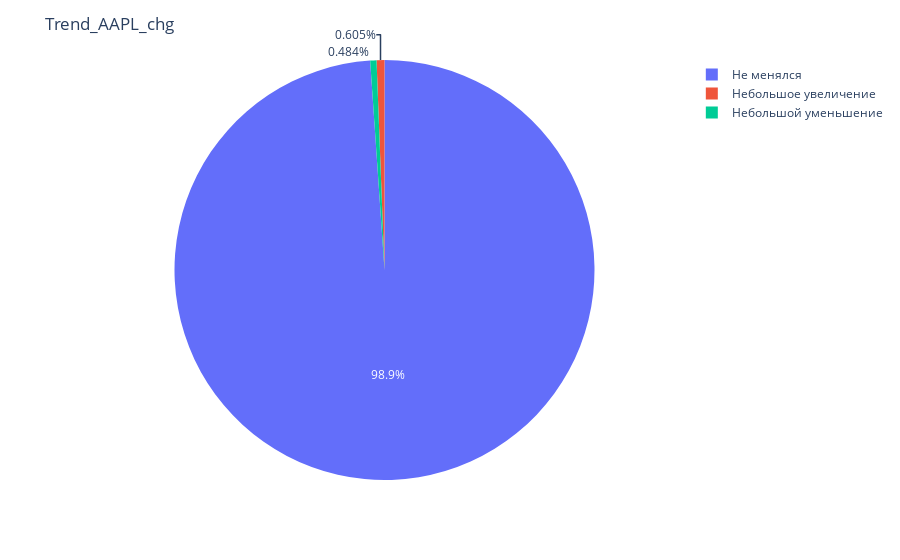
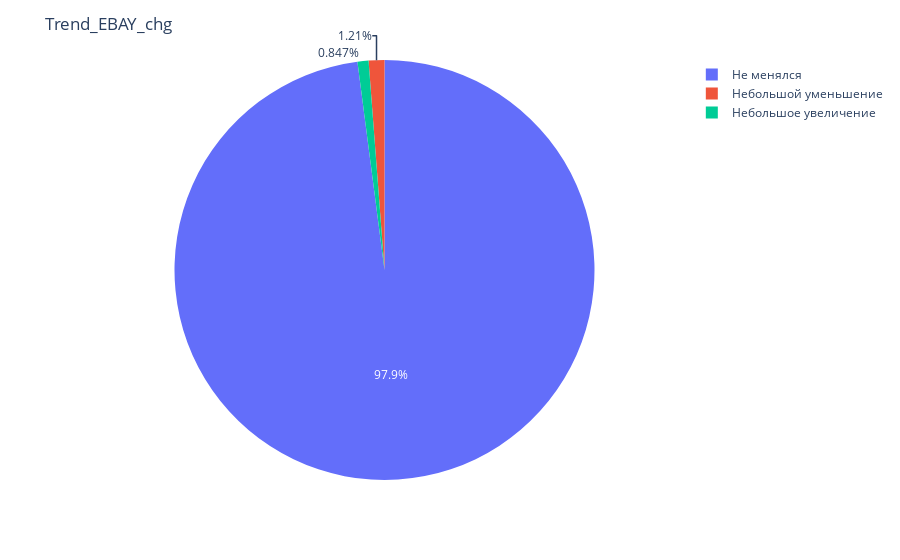
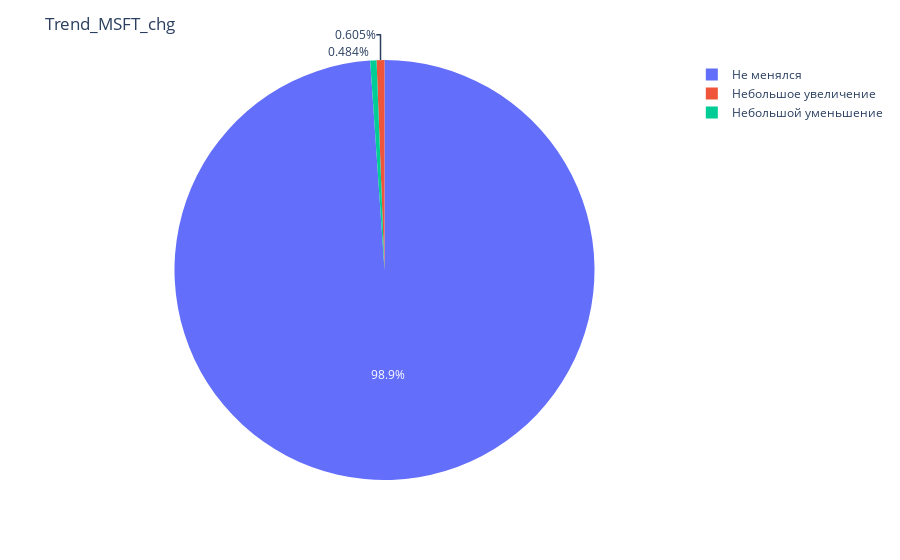
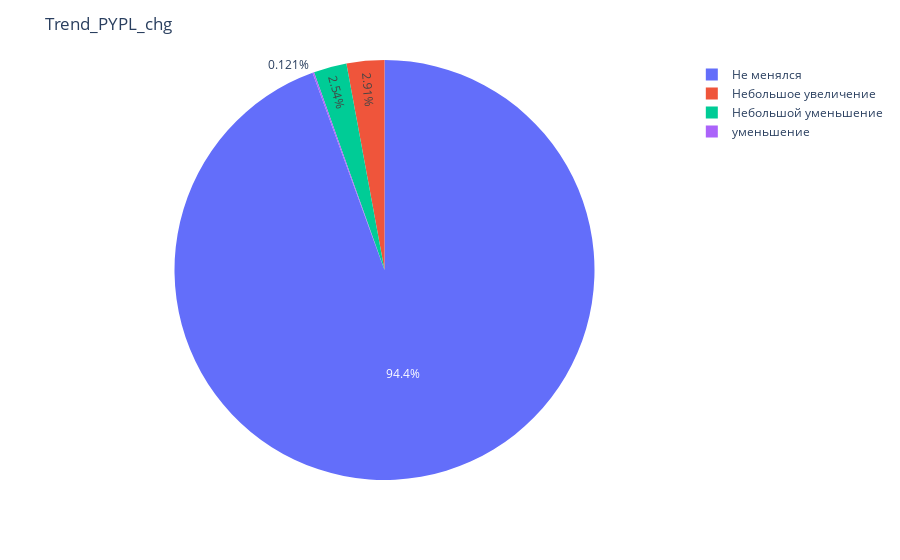

Notebook code for these charts, in order:
### Code cell
trend_columns = [col for col in stock_trend.columns if 'Trend_' in col]
ind = 0

for i in range(len(trend_columns)):
    column = trend_columns[ind]
    data_to_plot = stock_trend[column].value_counts().round(3)
    fig = px.pie(values=data_to_plot, names=data_to_plot.index)
    fig.update_layout(title=column)
    fig.show()
    ind += 1

### Figure 1 — Plotly figure (JSON) as saved in the notebook; plotly's stock layout.template omitted (floating-point values rounded to 4 significant figures)
{"data": [{"domain": {"x": [0, 1], "y": [0, 1]}, "hovertemplate": "label=%{label}<br>value=%{value}<extra></extra>", "labels": ["Не менялся", "Небольшое увеличение", "Небольшой уменьшение"], "legendgroup": "", "name": "", "showlegend": true, "type": "pie", "values": [817, 5, 4]}], "layout": {"legend": {"tracegroupgap": 0}, "margin": {"t": 60}, "title": {"text": "Trend_AAPL_chg"}}}

### Figure 2 — Plotly figure (JSON) as saved in the notebook; plotly's stock layout.template omitted (floating-point values rounded to 4 significant figures)
{"data": [{"domain": {"x": [0, 1], "y": [0, 1]}, "hovertemplate": "label=%{label}<br>value=%{value}<extra></extra>", "labels": ["Не менялся", "Небольшой уменьшение", "Небольшое увеличение"], "legendgroup": "", "name": "", "showlegend": true, "type": "pie", "values": [809, 10, 7]}], "layout": {"legend": {"tracegroupgap": 0}, "margin": {"t": 60}, "title": {"text": "Trend_EBAY_chg"}}}

### Figure 3 — Plotly figure (JSON) as saved in the notebook; plotly's stock layout.template omitted (floating-point values rounded to 4 significant figures)
{"data": [{"domain": {"x": [0, 1], "y": [0, 1]}, "hovertemplate": "label=%{label}<br>value=%{value}<extra></extra>", "labels": ["Не менялся", "Небольшое увеличение", "Небольшой уменьшение"], "legendgroup": "", "name": "", "showlegend": true, "type": "pie", "values": [817, 5, 4]}], "layout": {"legend": {"tracegroupgap": 0}, "margin": {"t": 60}, "title": {"text": "Trend_MSFT_chg"}}}

### Figure 4 — Plotly figure (JSON) as saved in the notebook; plotly's stock layout.template omitted (floating-point values rounded to 4 significant figures)
{"data": [{"domain": {"x": [0, 1], "y": [0, 1]}, "hovertemplate": "label=%{label}<br>value=%{value}<extra></extra>", "labels": ["Не менялся", "Небольшое увеличение", "Небольшой уменьшение", "уменьшение"], "legendgroup": "", "name": "", "showlegend": true, "type": "pie", "values": [780, 24, 21, 1]}], "layout": {"legend": {"tracegroupgap": 0}, "margin": {"t": 60}, "title": {"text": "Trend_PYPL_chg"}}}
